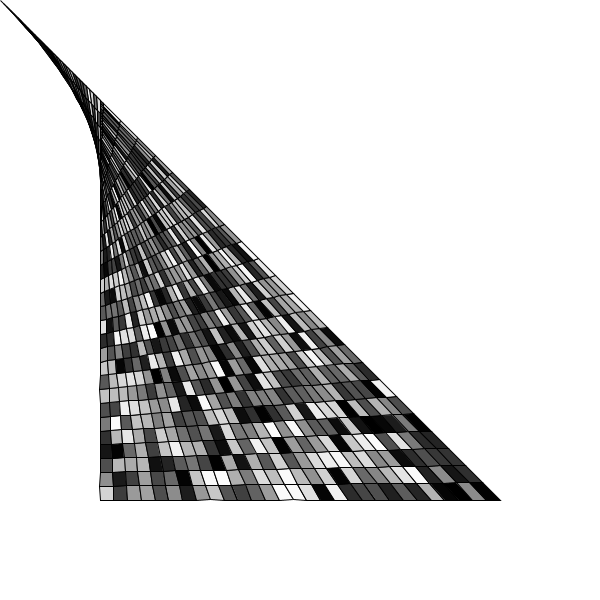
Frame 1 (no input)
Frame 60 (the mouse pressed at the canvas centre just before this capture): identical to frame 1, image omitted
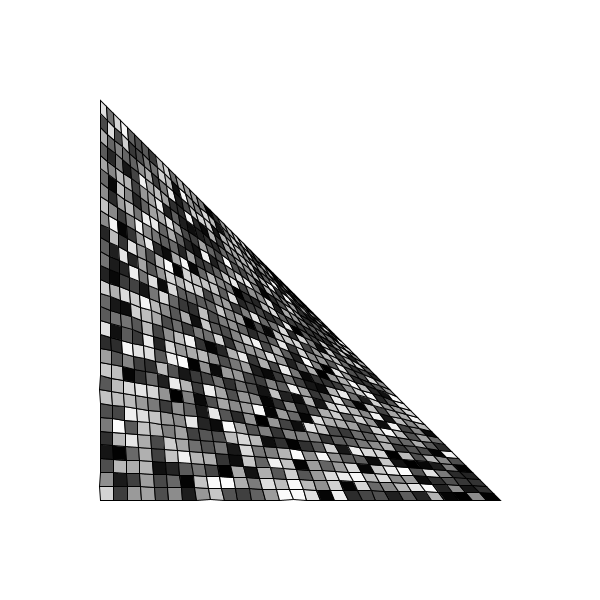
Frame 120 (the mouse held since frame 60 and released just before this capture)

The Processing sketch that drew these frames (run headless with seeded random() and noise(); from frame 60 on, the mouse is pressed at the canvas centre):

// Processing sketch: processing_174629
// ── processing_174629.pde

PVector[][] patch;
int RESOLUTION = 30; // patch resolution
void setup() {
  size(600, 600);
  patch = new PVector[RESOLUTION][RESOLUTION]; 
  for (int i=0; i< RESOLUTION; i++) {
    for (int j=0; j< RESOLUTION; j++) { 
      patch[i][j] = new PVector();
    }
  }
}
float Lerp(float p1, float p2, float t) { // code for linear interpolation 
  return p1*(1-t) + p2*t;
}
PVector uv(int x, int y) {
  // convert (x,y) in range 0 ~ (RESOLUTION-1) to (u,v) in 0~1 scale 
  float u = (float)x / (RESOLUTION-1);
  float v = (float)y / (RESOLUTION-1);
  PVector uv = new PVector(u, v);
  return uv;
}
PVector getPosInPlanarPatch(PVector uv, PVector lBottom, PVector rBottom, PVector lTop, PVector rTop) {
  // return actural (x,y) that corresponds to (u,v) in a patch defined // by (leftBottom, rightBottom, leftTop, rightTop)
  float u = uv.x;
  float v = uv.y;
  PVector pos = new PVector();
  float u1 = Lerp(lBottom.x, rBottom.x, u); 
  float u2 = Lerp(lTop.x, rTop.x, u);
  pos.x = Lerp(u1, u2, v);
  u1 = Lerp(lBottom.y, rBottom.y, u); 
  u2 = Lerp(lTop.y, rTop.y, u);
  pos.y = Lerp(u1, u2, v);
  return pos;
}
void createPatch(PVector[][] patch, PVector lBottom, PVector rBottom, PVector lTop, PVector rTop) { 
  for (int iy=0; iy<RESOLUTION; iy++) {
    for (int ix=0; ix<RESOLUTION; ix++) {
      PVector uv = uv(ix, iy);
      PVector pos = getPosInPlanarPatch(uv, lBottom, rBottom, lTop, rTop); 
      patch[iy][ix].x = pos.x;
      patch[iy][ix].y = pos.y;
    }
  }
}
void renderPatch(PVector[][] patch) { 
  fill(255, 0, 0);
  stroke(0);
  for (int iy=0; iy<RESOLUTION-1; iy++) {
    beginShape(QUAD_STRIP); // try POINTS 
    for (int ix=0; ix<RESOLUTION; ix++) {
    fill(random(255));
    vertex(patch[iy][ix].x, patch[iy][ix].y); 
    vertex(patch[iy+1][ix].x, patch[iy+1][ix].y);
  }
  endShape();
}
}
void draw() { 
  background(255); 
  randomSeed(0);
  // design a patch
  PVector lBottom = new PVector(100, height-100); // left bottom 
  PVector rBottom = new PVector(width-100, height-100); // right bottom
  PVector lTop = new PVector(100, 100); // left top
  PVector rTop = new PVector(mouseX, mouseY); // right top
  createPatch(patch, lBottom, rBottom, lTop, rTop);
  renderPatch(patch);
}
